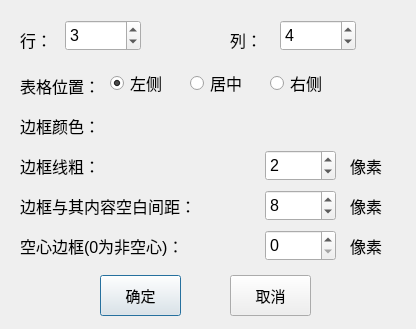
<?xml version="1.0" encoding="UTF-8"?>
<ui version="4.0">
 <class>Dialog_AddTable</class>
 <widget class="QDialog" name="Dialog_AddTable">
  <property name="geometry">
   <rect>
    <x>0</x>
    <y>0</y>
    <width>416</width>
    <height>329</height>
   </rect>
  </property>
  <property name="minimumSize">
   <size>
    <width>338</width>
    <height>255</height>
   </size>
  </property>
  <property name="maximumSize">
   <size>
    <width>16777215</width>
    <height>16777213</height>
   </size>
  </property>
  <property name="windowTitle">
   <string>插入表格</string>
  </property>
  <widget class="QLabel" name="label">
   <property name="geometry">
    <rect>
     <x>20</x>
     <y>19</y>
     <width>46</width>
     <height>41</height>
    </rect>
   </property>
   <property name="font">
    <font>
     <pointsize>12</pointsize>
    </font>
   </property>
   <property name="text">
    <string>行：</string>
   </property>
  </widget>
  <widget class="QLabel" name="label_2">
   <property name="geometry">
    <rect>
     <x>230</x>
     <y>19</y>
     <width>46</width>
     <height>41</height>
    </rect>
   </property>
   <property name="font">
    <font>
     <pointsize>12</pointsize>
    </font>
   </property>
   <property name="text">
    <string>列：</string>
   </property>
  </widget>
  <widget class="QSpinBox" name="Box_Row">
   <property name="geometry">
    <rect>
     <x>65</x>
     <y>20</y>
     <width>76</width>
     <height>31</height>
    </rect>
   </property>
   <property name="font">
    <font>
     <pointsize>12</pointsize>
    </font>
   </property>
   <property name="value">
    <number>3</number>
   </property>
  </widget>
  <widget class="QSpinBox" name="Box_Column">
   <property name="geometry">
    <rect>
     <x>280</x>
     <y>20</y>
     <width>76</width>
     <height>31</height>
    </rect>
   </property>
   <property name="font">
    <font>
     <pointsize>12</pointsize>
    </font>
   </property>
   <property name="value">
    <number>4</number>
   </property>
  </widget>
  <widget class="QLabel" name="label_3">
   <property name="geometry">
    <rect>
     <x>20</x>
     <y>65</y>
     <width>86</width>
     <height>41</height>
    </rect>
   </property>
   <property name="font">
    <font>
     <pointsize>12</pointsize>
    </font>
   </property>
   <property name="text">
    <string>表格位置：</string>
   </property>
  </widget>
  <widget class="QRadioButton" name="radioButton_Left">
   <property name="geometry">
    <rect>
     <x>110</x>
     <y>65</y>
     <width>61</width>
     <height>36</height>
    </rect>
   </property>
   <property name="font">
    <font>
     <pointsize>12</pointsize>
    </font>
   </property>
   <property name="text">
    <string>左侧</string>
   </property>
   <property name="iconSize">
    <size>
     <width>32</width>
     <height>32</height>
    </size>
   </property>
   <property name="checked">
    <bool>true</bool>
   </property>
   <attribute name="buttonGroup">
    <string notr="true">buttonGroup</string>
   </attribute>
  </widget>
  <widget class="QRadioButton" name="radioButton_Mid">
   <property name="geometry">
    <rect>
     <x>190</x>
     <y>65</y>
     <width>61</width>
     <height>36</height>
    </rect>
   </property>
   <property name="font">
    <font>
     <pointsize>12</pointsize>
    </font>
   </property>
   <property name="text">
    <string>居中</string>
   </property>
   <property name="iconSize">
    <size>
     <width>32</width>
     <height>32</height>
    </size>
   </property>
   <attribute name="buttonGroup">
    <string notr="true">buttonGroup</string>
   </attribute>
  </widget>
  <widget class="QRadioButton" name="radioButton_Right">
   <property name="geometry">
    <rect>
     <x>270</x>
     <y>65</y>
     <width>61</width>
     <height>36</height>
    </rect>
   </property>
   <property name="font">
    <font>
     <pointsize>12</pointsize>
    </font>
   </property>
   <property name="text">
    <string>右侧</string>
   </property>
   <property name="iconSize">
    <size>
     <width>32</width>
     <height>32</height>
    </size>
   </property>
   <attribute name="buttonGroup">
    <string notr="true">buttonGroup</string>
   </attribute>
  </widget>
  <widget class="QLabel" name="label_4">
   <property name="geometry">
    <rect>
     <x>20</x>
     <y>185</y>
     <width>211</width>
     <height>41</height>
    </rect>
   </property>
   <property name="font">
    <font>
     <pointsize>12</pointsize>
    </font>
   </property>
   <property name="text">
    <string>边框与其内容空白间距：</string>
   </property>
  </widget>
  <widget class="QSpinBox" name="Box_Padding">
   <property name="geometry">
    <rect>
     <x>265</x>
     <y>190</y>
     <width>71</width>
     <height>31</height>
    </rect>
   </property>
   <property name="font">
    <font>
     <pointsize>12</pointsize>
    </font>
   </property>
   <property name="maximum">
    <number>399</number>
   </property>
   <property name="value">
    <number>8</number>
   </property>
  </widget>
  <widget class="QLabel" name="label_5">
   <property name="geometry">
    <rect>
     <x>350</x>
     <y>185</y>
     <width>46</width>
     <height>41</height>
    </rect>
   </property>
   <property name="font">
    <font>
     <pointsize>12</pointsize>
    </font>
   </property>
   <property name="text">
    <string>像素</string>
   </property>
  </widget>
  <widget class="QLabel" name="label_6">
   <property name="geometry">
    <rect>
     <x>20</x>
     <y>225</y>
     <width>211</width>
     <height>41</height>
    </rect>
   </property>
   <property name="font">
    <font>
     <pointsize>12</pointsize>
    </font>
   </property>
   <property name="text">
    <string>空心边框(0为非空心)：</string>
   </property>
  </widget>
  <widget class="QSpinBox" name="Box_Space">
   <property name="geometry">
    <rect>
     <x>265</x>
     <y>230</y>
     <width>71</width>
     <height>31</height>
    </rect>
   </property>
   <property name="font">
    <font>
     <pointsize>12</pointsize>
    </font>
   </property>
   <property name="maximum">
    <number>399</number>
   </property>
   <property name="value">
    <number>0</number>
   </property>
  </widget>
  <widget class="QLabel" name="label_7">
   <property name="geometry">
    <rect>
     <x>350</x>
     <y>225</y>
     <width>46</width>
     <height>41</height>
    </rect>
   </property>
   <property name="font">
    <font>
     <pointsize>12</pointsize>
    </font>
   </property>
   <property name="text">
    <string>像素</string>
   </property>
  </widget>
  <widget class="QPushButton" name="Button_OK">
   <property name="geometry">
    <rect>
     <x>100</x>
     <y>275</y>
     <width>81</width>
     <height>41</height>
    </rect>
   </property>
   <property name="font">
    <font>
     <pointsize>11</pointsize>
    </font>
   </property>
   <property name="text">
    <string>确定</string>
   </property>
  </widget>
  <widget class="QPushButton" name="Button_Cancel">
   <property name="geometry">
    <rect>
     <x>230</x>
     <y>275</y>
     <width>81</width>
     <height>41</height>
    </rect>
   </property>
   <property name="font">
    <font>
     <pointsize>11</pointsize>
    </font>
   </property>
   <property name="text">
    <string>取消</string>
   </property>
  </widget>
  <widget class="QLabel" name="label_8">
   <property name="geometry">
    <rect>
     <x>20</x>
     <y>145</y>
     <width>181</width>
     <height>41</height>
    </rect>
   </property>
   <property name="font">
    <font>
     <pointsize>12</pointsize>
    </font>
   </property>
   <property name="text">
    <string>边框线粗：</string>
   </property>
  </widget>
  <widget class="QSpinBox" name="Box_BorderWidth">
   <property name="geometry">
    <rect>
     <x>265</x>
     <y>150</y>
     <width>71</width>
     <height>31</height>
    </rect>
   </property>
   <property name="font">
    <font>
     <pointsize>12</pointsize>
    </font>
   </property>
   <property name="minimum">
    <number>1</number>
   </property>
   <property name="maximum">
    <number>399</number>
   </property>
   <property name="value">
    <number>2</number>
   </property>
  </widget>
  <widget class="QLabel" name="label_9">
   <property name="geometry">
    <rect>
     <x>350</x>
     <y>145</y>
     <width>46</width>
     <height>41</height>
    </rect>
   </property>
   <property name="font">
    <font>
     <pointsize>12</pointsize>
    </font>
   </property>
   <property name="text">
    <string>像素</string>
   </property>
  </widget>
  <widget class="QLabel" name="label_10">
   <property name="geometry">
    <rect>
     <x>20</x>
     <y>105</y>
     <width>101</width>
     <height>41</height>
    </rect>
   </property>
   <property name="font">
    <font>
     <pointsize>12</pointsize>
    </font>
   </property>
   <property name="text">
    <string>边框颜色：</string>
   </property>
  </widget>
  <widget class="QPushButton" name="Button_Color">
   <property name="geometry">
    <rect>
     <x>265</x>
     <y>110</y>
     <width>121</width>
     <height>31</height>
    </rect>
   </property>
   <property name="text">
    <string/>
   </property>
   <property name="iconSize">
    <size>
     <width>128</width>
     <height>128</height>
    </size>
   </property>
   <property name="flat">
    <bool>true</bool>
   </property>
  </widget>
 </widget>
 <resources>
  <include location="send1.qrc"/>
 </resources>
 <connections/>
 <buttongroups>
  <buttongroup name="buttonGroup"/>
 </buttongroups>
</ui>
